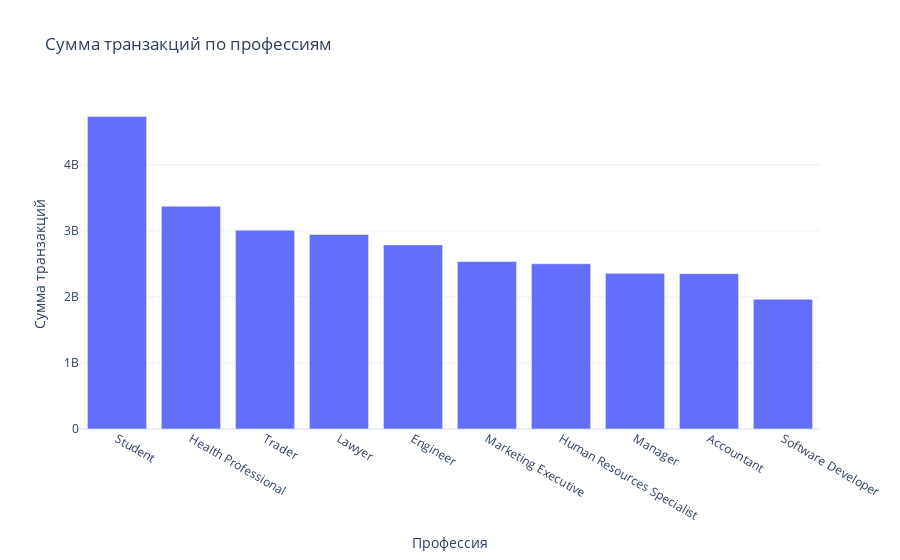

Notebook cell for this chart:
### Code cell
# Сумма транзакций по профессиям
query_occupation_sum = """
    select c.occupation, sum(t.amount) as total_amount
    from final_project.transactions t
    join final_project.customers c on t.cardholder_id = c.cardholder_id
    group by c.occupation
    order by total_amount desc
    limit 10
"""

df_occupation_sum = load_sql_query(query_occupation_sum)

px.bar(df_occupation_sum, x="occupation", y="total_amount",
       title="Сумма транзакций по профессиям",
       labels={"occupation": "Профессия", "total_amount": "Сумма транзакций"},
       template="plotly_white").show()

### Figure 1 — Plotly figure (JSON) as saved in the notebook; plotly's stock layout.template omitted (floating-point values rounded to 4 significant figures)
{"data": [{"alignmentgroup": "True", "hovertemplate": "Профессия=%{x}<br>Сумма транзакций=%{y}<extra></extra>", "legendgroup": "", "marker": {"color": "#636efa", "pattern": {"shape": ""}}, "name": "", "offsetgroup": "", "orientation": "v", "showlegend": false, "textposition": "auto", "type": "bar", "x": ["Student", "Health Professional", "Trader", "Lawyer", "Engineer", "Marketing Executive", "Human Resources Specialist", "Manager", "Accountant", "Software Developer"], "xaxis": "x", "y": [4733705000, 3374284000, 3011565000, 2945629000, 2788380000, 2536289000, 2502688000, 2357493000, 2353140000, 1965266000], "yaxis": "y"}], "layout": {"autosize": true, "barmode": "relative", "legend": {"tracegroupgap": 0}, "title": {"text": "Сумма транзакций по профессиям"}, "xaxis": {"anchor": "y", "autorange": true, "domain": [0, 1], "range": [-0.5, 9.5], "title": {"text": "Профессия"}, "type": "category"}, "yaxis": {"anchor": "x", "autorange": true, "domain": [0, 1], "range": [0, 4983000000.0], "title": {"text": "Сумма транзакций"}, "type": "linear"}}}
